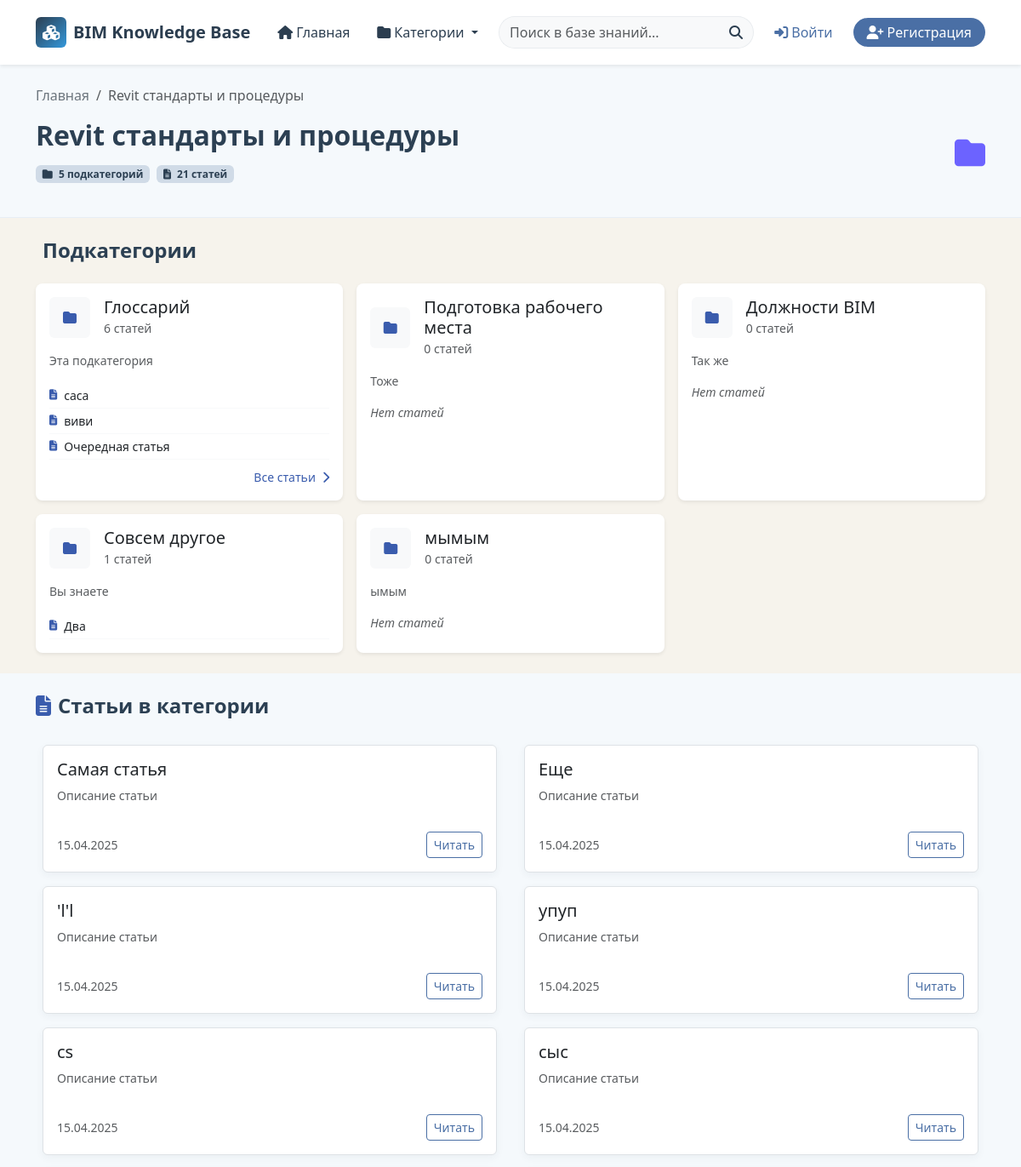
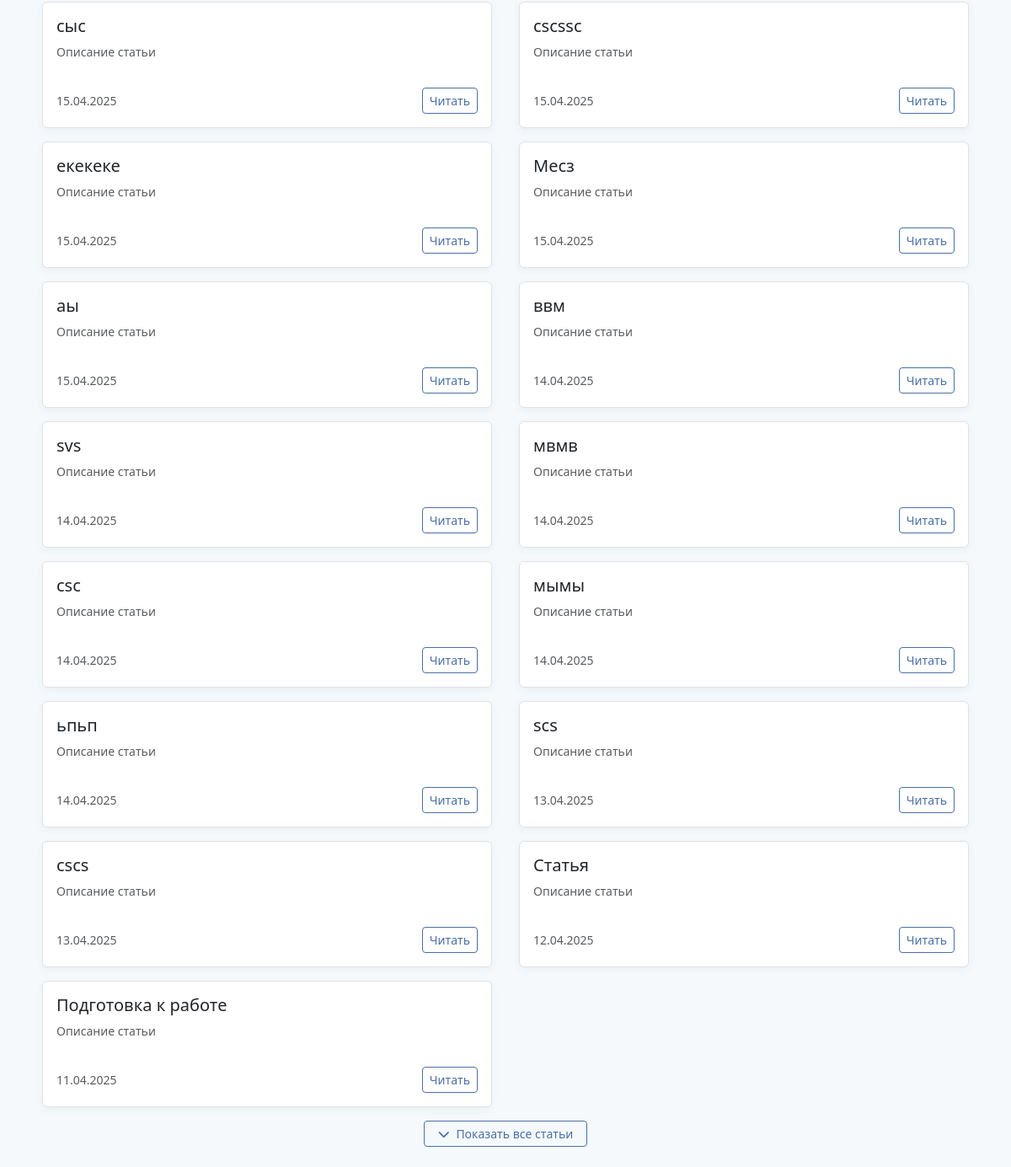
The app's page /category/2/ with its own data (2 pictures, top to bottom).
### articles/models.py (models this page shows, shortened)
class Category(models.Model):
    name = models.CharField(max_length=200)
    parent = models.ForeignKey('self', on_delete=models.SET_NULL, null=True, blank=True, related_name='subcategories')
    description = models.TextField(blank=True)
    class Meta:
        verbose_name_plural = "Categories"
    def get_absolute_url(self):
        return reverse("category_detail", kwargs={"pk": self.pk})

class Article(models.Model):
    title = models.CharField(max_length=200)
    content = RichTextUploadingField(blank=True, null=True)
    category = models.ForeignKey(Category, on_delete=models.CASCADE, related_name='articles')
    snippet = models.CharField(max_length=200, default="Описание статьи")
    author = models.ForeignKey(User, on_delete=models.CASCADE)
    created_date = models.DateTimeField(auto_now_add=True)
    updated_date = models.DateTimeField(auto_now=True)
    class Meta:
        ordering = ['-updated_date', '-created_date']
    def get_absolute_url(self):
        return reverse("article_detail", kwargs={"id": self.id})

### articles/views.py (the view)
# urls.py: path('category/<int:pk>/', views.CategoryDetailView.as_view(), name='category_detail'),
class CategoryDetailView(DetailView):
    model = Category
    template_name = "articles/category_detail.html"
    context_object_name = "category"
    def get_context_data(self, **kwargs):
        context = super().get_context_data(**kwargs)
        category = self.object
        context['subcategories'] = category.subcategories.all()
        context['articles'] = category.articles.all()
        return context

### articles/context_proccessors.py (called while the page is built)
def navbar_context(request):
    return{
        "menu": Category.objects.filter(parent=None),
    }

### articles/templates/articles/category_detail.html (shortened to what this page needs)
{% extends 'base.html' %}
{% load static %}
{% block content %}
<section class="category-header py-4">
  <div class="container">
    <nav aria-label="breadcrumb">
      <ol class="breadcrumb mb-3">
        <li class="breadcrumb-item"><a href="{% url 'home' %}" class="text-decoration-none text-secondary">Главная</a></li>
        <li class="breadcrumb-item active" aria-current="page">{{ category.name }}</li>
      </ol>
    </nav>
    <div class="row align-items-center">
      <div class="col-lg-9">
        <h1 class="h2 fw-bold mb-2">{{ category.name }}</h1>
        <div class="d-flex flex-wrap mt-3 mb-3 gap-2">
          <span class="badge bg-light text-primary">
            <i class="fas fa-folder me-1"></i> {% if subcategories %}{{ subcategories|length }}{% else %}0{% endif %} подкатегорий
          </span>
          <span class="badge bg-light text-success">
            <i class="fas fa-file-alt me-1"></i> {{ articles|length }} статей
          </span>
        </div>
      </div>
      <div class="col-lg-3 d-none d-lg-block text-end">
        <div class="category-icon-wrapper">
          <i class="fas fa-{{ category.icon|default:'folder' }} category-icon"></i>
        </div>
      </div>
    </div>
  </div>
</section>
{% if subcategories %}
<section class="subcategories-section py-4">
  <div class="container">
    <h2 class="h4 fw-bold mb-3">
      Подкатегории
    </h2>
    <div class="row g-3">
      {% for subcategory in subcategories %}
        {% with subcategory_articles=subcategory.articles.all %}
        <div class="col-md-6 col-lg-4">
          <div class="card subcategory-card h-100 border-0 shadow-sm hover-shadow">
            <div class="card-body">
              <div class="d-flex align-items-center mb-3">
                <div class="subcategory-icon me-3 bg-light text-primary rounded">
                  <i class="fas fa-{{ subcategory.icon|default:'folder' }}"></i>
                </div>
                <div>
                  <h3 class="h5 mb-0">
                    <a href="{{ subcategory.get_absolute_url }}" class="text-decoration-none text-dark">{{ subcategory.name }}</a>
                  </h3>
                  <small class="text-muted">{{ subcategory_articles|length }} статей</small>
                </div>
              </div>
              <p class="card-text text-muted small mb-3">{{ subcategory.description|truncatewords:12 }}</p>
              {% if subcategory_articles %}
              <div class="subcategory-articles">
                <ul class="list-unstyled small mb-0">
                  {% for article in subcategory_articles|slice:":3" %}
                    <li class="py-1 border-bottom border-light">
                      <a href="{{ article.get_absolute_url }}" class="text-decoration-none text-dark d-flex align-items-center">
                        <i class="fas fa-file-alt me-2 text-primary small"></i>
                        <span class="text-truncate">{{ article.title }}</span>
                      </a>
                    </li>
                  {% endfor %}
                </ul>
                {% if subcategory_articles|length > 3 %}
                  <div class="mt-2 text-end">
                    <a href="{{ subcategory.get_absolute_url }}" class="text-decoration-none text-primary small">
                      Все статьи <i class="fas fa-chevron-right ms-1"></i>
                    </a>
                  </div>
                {% endif %}
              </div>
              {% else %}
              <div class="text-muted small fst-italic">Нет статей</div>
              {% endif %}
            </div>
          </div>
        </div>
        {% endwith %}
      {% endfor %}
    </div>
  </div>
</section>
{% endif %}
{% if articles %}
<section class="articles-section py-4">
  <div class="container">
    <h2 class="h4 fw-bold mb-3">
      <i class="fas fa-file-alt me-2 text-primary"></i>Статьи в категории
    </h2>
    <div class="row g-3">
      {% for article in articles %}
      <div class="col-md-6">
        <div class="article-card h-100 p-3 border rounded hover-shadow">
          <div class="d-flex flex-column h-100">
            <h3 class="h5 mb-2">
              <a href="{{ article.get_absolute_url }}" class="text-decoration-none text-dark">{{ article.title }}</a>
            </h3>
            <p class="text-muted small mb-3 flex-grow-1">{{ article.snippet|truncatechars:120 }}</p>
            <div class="d-flex justify-content-between align-items-center mt-auto">
              <div class="article-meta text-muted small">
                <span>{{ article.created_date|date:"d.m.Y" }}</span>
              </div>
              <div class="d-flex align-items-center gap-2">
                <a href="{{ article.get_absolute_url }}" class="btn btn-sm btn-outline-primary">
                  Читать
                </a>
              </div>
            </div>
          </div>
        </div>
      </div>
      {% endfor %}
    </div>
    {% if articles|length > 6 %}
    <div class="text-center mt-4">
      <button class="btn btn-outline-primary btn-sm px-3" type="button" data-bs-toggle="collapse" data-bs-target="#moreArticles" aria-expanded="false">
        <i class="fas fa-chevron-down me-1"></i> Показать все статьи
      </button>
    </div>
    {% endif %}
  </div>
</section>
{% endif %}
{% endblock %}

### static/css/main.css (style rules this page uses)
:root { --primary-color: #2070b0; --secondary-color: #34495e; --accent-color: #3498db; --light-bg: #f5f9fc; --border-color: #e1e8ed; --text-primary: #333333; --text-secondary: #666666; }
body { color: var(--text-primary); }
a { color: var(--primary-color); text-decoration: none; transition: color 0.3s ease; }
.breadcrumb { background-color: transparent; }
.article-meta { color: var(--text-secondary); }
.category-icon { font-size: 36px; color: #6c63ff; margin-bottom: 10px; }
.article-card { transition: all 0.3s ease; border-radius: 12px; overflow: hidden; margin: 0.5rem; background-color: #ffffff; color: #f8f9fa; }
.text-primary { color: #3a5cad !important; }
.btn-outline-primary { color: #3a5cad; border-color: #3a5cad; }

### articles/templates/articles/category_detail.html (style rules this page uses)
:root { --primary-color: #4a6fa5; --secondary-color: #6b8cae; --accent-color: #88a2bc; --light-accent: #d0dbe7; --dark-accent: #2c4053; --gradient-start: #4a6fa5; --gradient-end: #88a2bc; --card-bg:rgb(255, 255, 255); --section-bg-1: #f5f9fc; --section-bg-2: rgba(237, 231, 218, 0.5); --hover-shadow: rgba(194, 191, 179, 0.15); --border-color: rgba(174, 195, 216, 0.2); --text-primary: #2c4053; --text-secondary: #5b7a9a; --text-muted: #8096ab; }
.category-header { background-color: var(--section-bg-1); border-bottom: 1px solid var(--border-color); }
.subcategories-section { background-color: var(--section-bg-2); padding: 30px 0; }
.articles-section { background-color: var(--section-bg-1); padding: 30px 0; }
.subcategory-card { background-color: var(--card-bg); border-radius: 8px; transition: all 0.3s ease; border: 1px solid var(--border-color); }
.subcategory-icon { width: 48px; height: 48px; background-color: var(--light-accent); border-radius: 12px; display: flex; align-items: center; justify-content: center; transition: all 0.3s ease; }
.article-card { transition: all 0.3s ease; background-color: var(--card-bg); border-radius: 10px; border: 1px solid var(--border-color); overflow: hidden; box-shadow: 0 3px 10px rgba(44, 64, 83, 0.05); }
.hover-shadow { transition: all 0.3s cubic-bezier(0.175, 0.885, 0.32, 1.275); border: 1px solid var(--border-color); border-radius: 8px; overflow: hidden; }
.btn-outline-primary { color: var(--primary-color); border-color: var(--primary-color); }
.badge.bg-light { background-color: var(--light-accent) !important; color: var(--dark-accent) !important; }

### records on screen
Category: name "Revit стандарты и процедуры"
Category: name "Глоссарий", articles.all|length "6", description "Эта подкатегория"
Article: title "caca"
Article: title "виви"
Article: title "Очередная статья"
Category: name "Подготовка рабочего места", articles.all|length "0", description "Тоже", shows "Нет статей"
Category: name "Должности BIM", articles.all|length "0", description "Так же", shows "Нет статей"
Category: name "Совсем другое", articles.all|length "1", description "Вы знаете"
Article: title "Два"
Category: name "мымым", articles.all|length "0", description "ымым", shows "Нет статей"
Article: title "Самая статья", snippet "Описание статьи", created_date "15.04.2025"
Article: title "Еще", snippet "Описание статьи", created_date "15.04.2025"
Article: title "'l'l", snippet "Описание статьи", created_date "15.04.2025"
Article: title "упуп", snippet "Описание статьи", created_date "15.04.2025"
Article: title "cs", snippet "Описание статьи", created_date "15.04.2025"
Article: title "сыс", snippet "Описание статьи", created_date "15.04.2025"
Article: title "сыс", snippet "Описание статьи", created_date "15.04.2025"
Article: title "cscssc", snippet "Описание статьи", created_date "15.04.2025"
Article: title "екекеке", snippet "Описание статьи", created_date "15.04.2025"
Article: title "Месз", snippet "Описание статьи", created_date "15.04.2025"
Article: title "аы", snippet "Описание статьи", created_date "15.04.2025"
Article: title "ввм", snippet "Описание статьи", created_date "14.04.2025"
Article: title "svs", snippet "Описание статьи", created_date "14.04.2025"
Article: title "мвмв", snippet "Описание статьи", created_date "14.04.2025"
Article: title "csc", snippet "Описание статьи", created_date "14.04.2025"
Article: title "мымы", snippet "Описание статьи", created_date "14.04.2025"
Article: title "ьпьп", snippet "Описание статьи", created_date "14.04.2025"
Article: title "scs", snippet "Описание статьи", created_date "13.04.2025"
Article: title "cscs", snippet "Описание статьи", created_date "13.04.2025"
Article: title "Статья", snippet "Описание статьи", created_date "12.04.2025"
Article: title "Подготовка к работе", snippet "Описание статьи", created_date "11.04.2025"

### other values on screen
{{ subcategories|length }} "5"
{{ articles|length }} "21"
